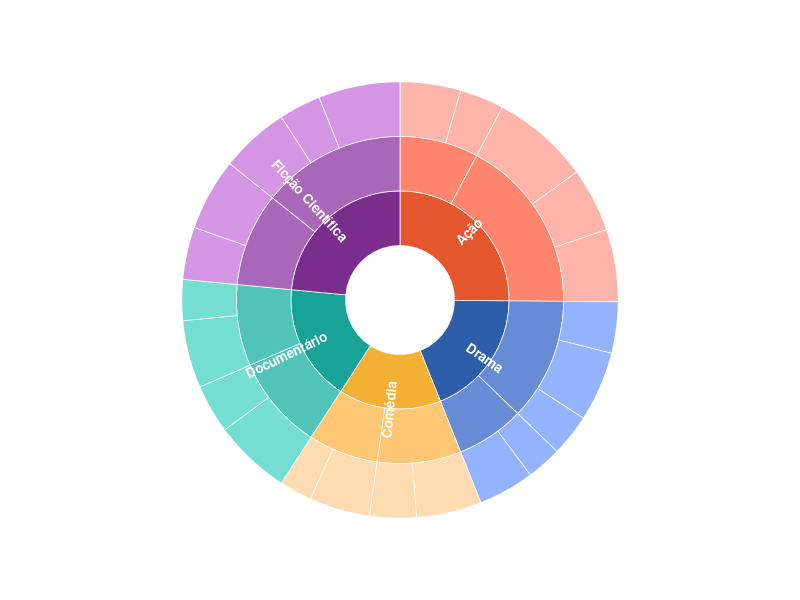

The R source for this figure:
# Libraries
library(ggplot2)
library(dplyr)
library(colorspace)
library(jsonlite)

# Dados 100% ficticios: horas assistidas de um catalogo de streaming
# ficticio, em 3 niveis -- genero > subgenero > titulo. Construido a mao
# (nao so tendencia + ruido) pra dar contraste de tamanho entre os ramos:
# alguns generos dominam o catalogo, outros sao nicho, o tipo de assimetria
# que faz um sunburst valer mais a pena que uma lista plana.
dados <- tribble(
  ~genero, ~subgenero, ~titulo, ~horas,
  "Ação", "Super-herói", "Guardiões do Amanhã", 420,
  "Ação", "Super-herói", "Vórtice de Aço", 310,
  "Ação", "Super-herói", "Legado Carmesim", 275,
  "Ação", "Espionagem", "Código Zero", 260,
  "Ação", "Espionagem", "Sombra Dupla", 190,
  "Drama", "Família", "Raízes de Vidro", 300,
  "Drama", "Família", "Entre Paredes", 220,
  "Drama", "Família", "Segunda Chance", 180,
  "Drama", "Época", "Ventos do Sul", 240,
  "Drama", "Época", "A Última Colheita", 150,
  "Comédia", "Romântica", "Amor em Reformas", 280,
  "Comédia", "Romântica", "Trapalhões do Amor", 200,
  "Comédia", "Sátira", "Escritório Improvável", 260,
  "Comédia", "Sátira", "Política de Corredor", 140,
  "Documentário", "Natureza", "Oceanos Profundos", 330,
  "Documentário", "Natureza", "Selva Viva", 210,
  "Documentário", "True crime", "Arquivo Confidencial", 290,
  "Documentário", "True crime", "Pistas Frias", 175,
  "Ficção Científica", "Espaço", "Órbita Perdida", 350,
  "Ficção Científica", "Espaço", "Colônia Vermelha", 295,
  "Ficção Científica", "Espaço", "Constelação Zero", 180,
  "Ficção Científica", "Distopia", "Última Cidade", 310,
  "Ficção Científica", "Distopia", "Silêncio Digital", 225
)

generos <- c("Ação", "Drama", "Comédia", "Documentário", "Ficção Científica")
dados$genero <- factor(dados$genero, levels = generos)
dados <- dados %>% arrange(genero, subgenero, titulo)

# Paleta trocada em relacao ao original (o exemplo do gallery usa uma paleta
# categorica generica) -- vivida, uma cor-base por genero; sub-genero e
# titulo usam a MESMA cor-base clareada em dois passos (colorspace::lighten),
# em vez de cores escolhidas a esmo por nivel -- e o que deixa visualmente
# obvio que um anel inteiro pertence ao mesmo genero do anel de dentro.
cores_base <- setNames(c("#E4572E", "#2E5EAA", "#F2B134", "#17A398", "#7B2D8B"), generos)

total_geral <- sum(dados$horas)

# --- particao angular (equivalente ao d3.partition(), calculado a mao) -----
titulos <- dados %>%
  mutate(
    x1 = cumsum(horas) / total_geral,
    x0 = x1 - horas / total_geral,
    nivel = 3,
    cor = lighten(cores_base[as.character(genero)], amount = 0.55)
  )

subgeneros <- titulos %>%
  group_by(genero, subgenero) %>%
  summarise(horas = sum(horas), x0 = min(x0), x1 = max(x1), .groups = "drop") %>%
  mutate(nivel = 2, cor = lighten(cores_base[as.character(genero)], amount = 0.3))

niveis_genero <- titulos %>%
  group_by(genero) %>%
  summarise(horas = sum(horas), x0 = min(x0), x1 = max(x1), .groups = "drop") %>%
  mutate(nivel = 1, cor = cores_base[as.character(genero)])

# Rotulo (so no anel de genero -- os de dentro nao tem espaco pra texto)
n1 <- niveis_genero
n1_angulo <- 90 - 360 * (n1$x0 + n1$x1) / 2
n1$hjust <- ifelse(n1_angulo < -90, 1, 0)
n1$angulo <- ifelse(n1_angulo < -90, n1_angulo + 180, n1_angulo)

rects <- bind_rows(
  niveis_genero %>% select(nivel, x0, x1, cor),
  subgeneros %>% select(nivel, x0, x1, cor),
  titulos %>% select(nivel, x0, x1, cor)
) %>%
  mutate(ymin = nivel, ymax = nivel + 1)

p <- ggplot() +
  geom_rect(data = rects, aes(xmin = x0, xmax = x1, ymin = ymin, ymax = ymax, fill = cor), color = "white", linewidth = 0.25) +
  geom_text(
    data = n1, aes(x = (x0 + x1) / 2, y = 1.5, label = genero, angle = angulo, hjust = hjust),
    color = "white", fontface = "bold", size = 3.4
  ) +
  scale_fill_identity() +
  scale_x_continuous(limits = c(0, 1)) +
  scale_y_continuous(limits = c(0, 4.4)) +
  coord_polar(theta = "x") +
  theme_void()

ggsave("output.png", plot = p, width = 7.5, height = 7.5, dpi = 150)

# ---------------------------------------------------------------------------
# Versao interativa: D3 monta a MESMA arvore com d3.hierarchy()+d3.partition()
# (nao precisa da particao calculada a mao acima, so da estrutura aninhada) e
# permite zoom clicando numa fatia (transicao de arco animada, tecnica
# classica de "zoomable sunburst"), alem de um seletor pra recolorir ao vivo
# por categoria/profundidade/valor -- as cores por CATEGORIA vem prontas do
# R (mesma logica acima), os outros dois modos sao calculados no D3 a partir
# do value/depth de cada no, sem equivalente estatico (recurso so da versao
# interativa).
# ---------------------------------------------------------------------------
construir_arvore <- function() {
  list(
    nome = "catálogo",
    cor = "#ffffff",
    filhos = lapply(generos, function(g) {
      subs <- unique(dados$subgenero[dados$genero == g])
      list(
        nome = g,
        cor = unname(cores_base[g]),
        filhos = lapply(subs, function(s) {
          folhas <- dados %>% filter(genero == g, subgenero == s)
          list(
            nome = s,
            cor = unname(lighten(cores_base[g], amount = 0.3)),
            filhos = lapply(seq_len(nrow(folhas)), function(i) {
              list(nome = folhas$titulo[i], valor = folhas$horas[i], cor = unname(lighten(cores_base[g], amount = 0.55)))
            })
          )
        })
      )
    })
  )
}

viz <- list(
  meta = list(nota = "Clique numa fatia pra dar zoom nela; clique no centro pra voltar. Use os botões acima pra trocar como as cores são atribuídas."),
  arvore = construir_arvore()
)

write_json(viz, "data.json", auto_unbox = TRUE, digits = NA)
